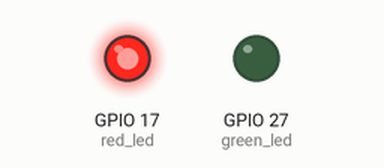
The program below on a simulated Raspberry Pi (BCM pin numbers). Shown: output pins drawn as LEDs (lit = HIGH).

Above: at 1.0 s.
At 3.0 s:
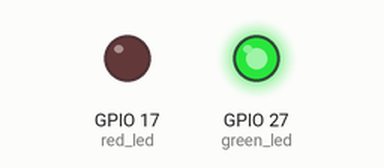
Timing chart, 0 to 5.2 s (numbered marks = the images above):
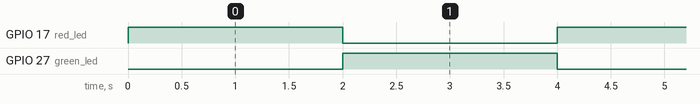

Measured:
- by itself, GPIO 17 (red_led), GPIO 27 (green_led): alternates HIGH for 2.0 s and LOW for 2.0 s

The program:

ledTest.py
```python
from gpiozero import LED
from time import sleep

red_led = LED(17)
green_led = LED(27)

while True:
    red_led.on()
    green_led.off()

    sleep(2)

    red_led.off()
    green_led.on()

    sleep(2)
```
